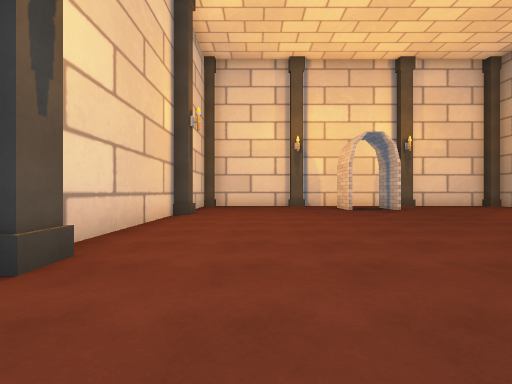
[1] (above)

21 first-person views from a walk through a Unity game level. The camera is 1.2 m above the floor, looks level and sees 85° across. The floor is counted in squares, 2 m on a side. Each view is taken from the middle of a square. On the plan, view 1 faces up. The plan holds only what a view shows up to about 9 squares ahead; the rest is blank. The place goes on beyond the plan. Some animated figures are left out. Some surface patterns are stand-ins.

[2]
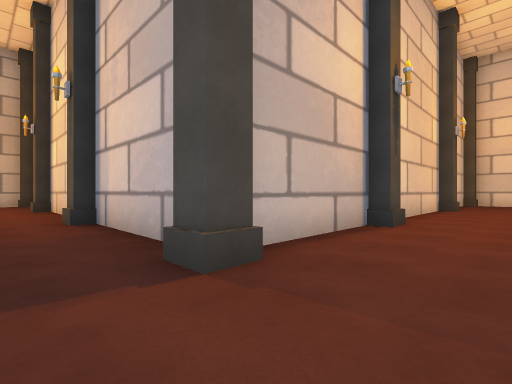

[3]
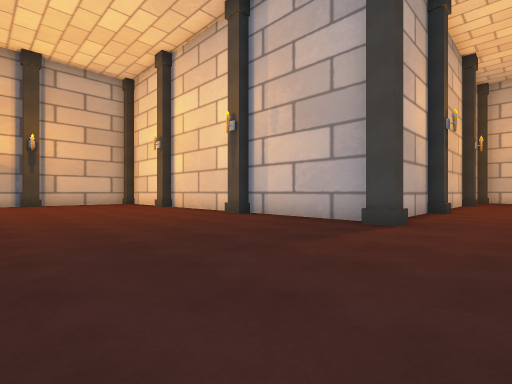

[4]
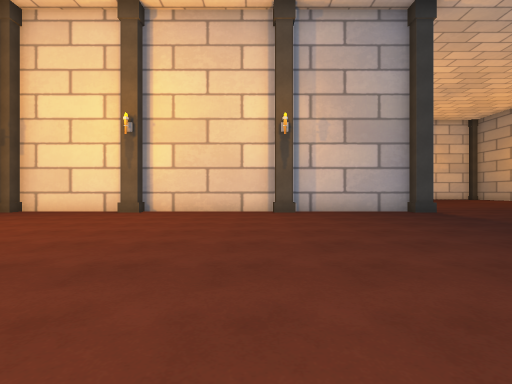

[5]
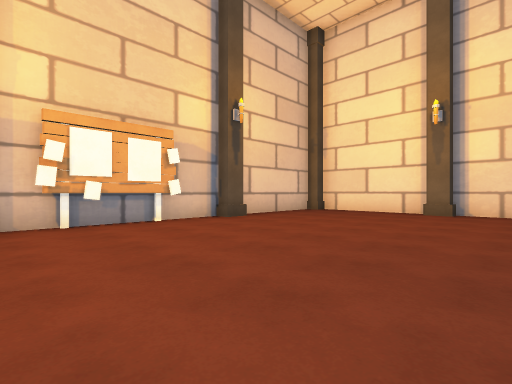

[6]
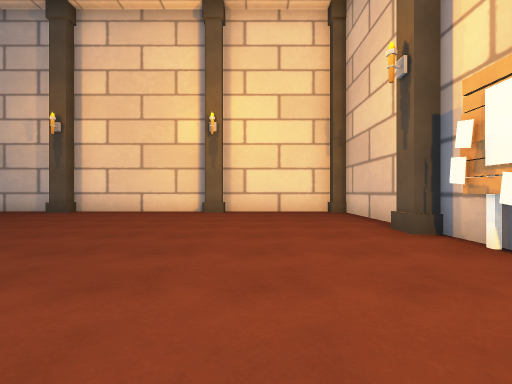

[7]
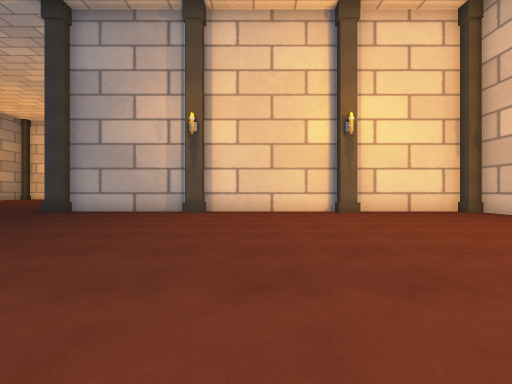

[8]
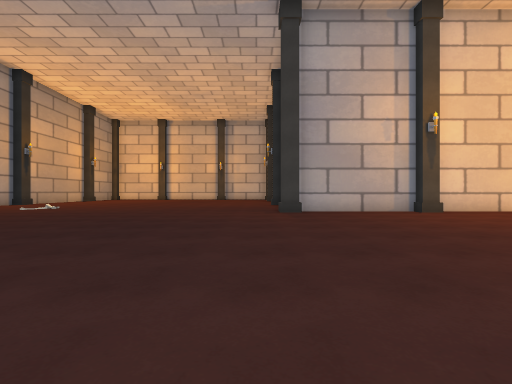

[9]
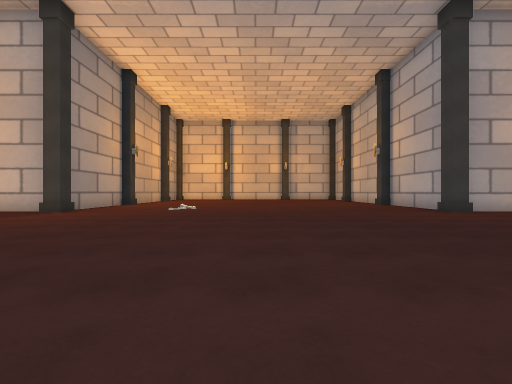

[10]
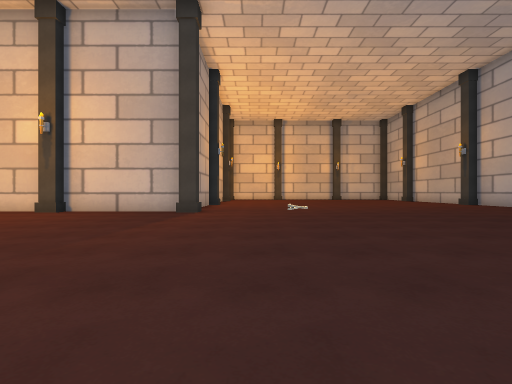

[11]
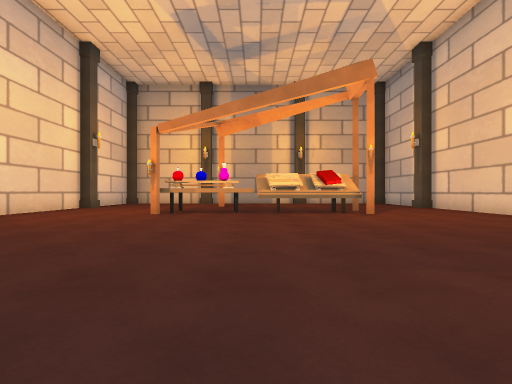

[12]
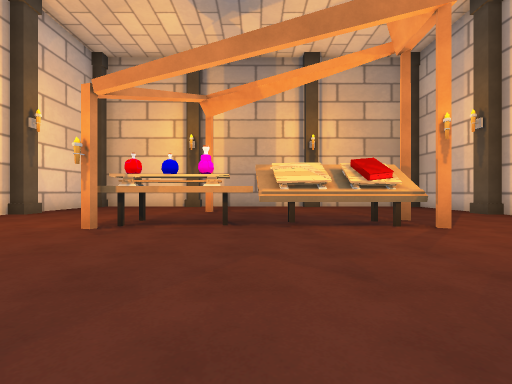

[13]
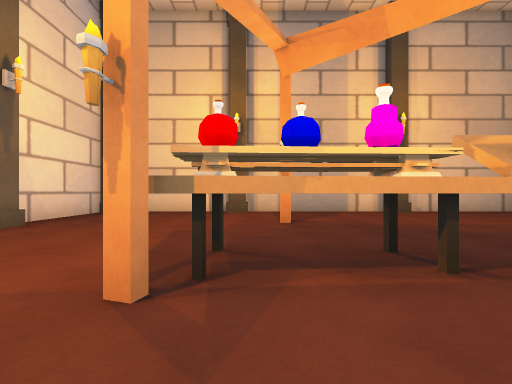

[14]
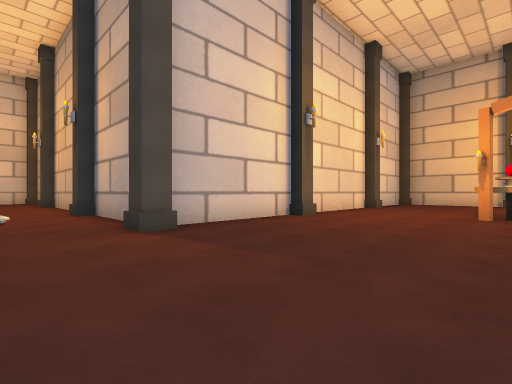

[15]
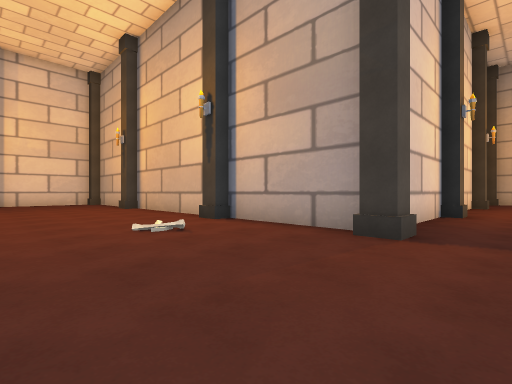

[16]
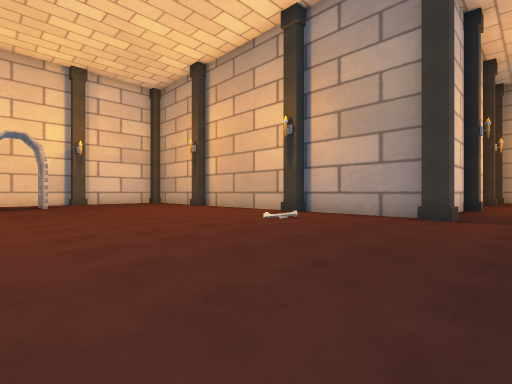

[17]
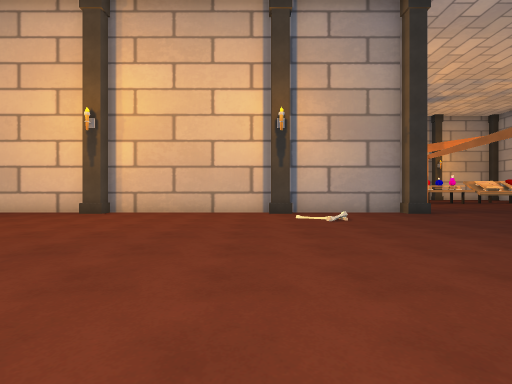

[18]
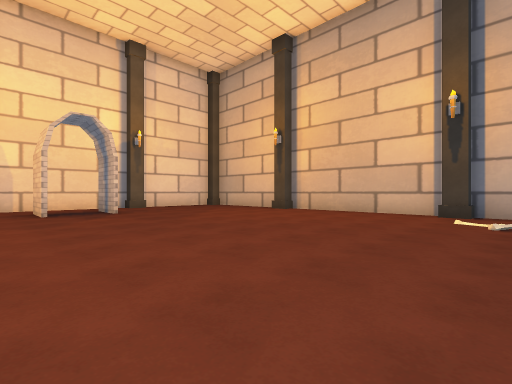

[19]
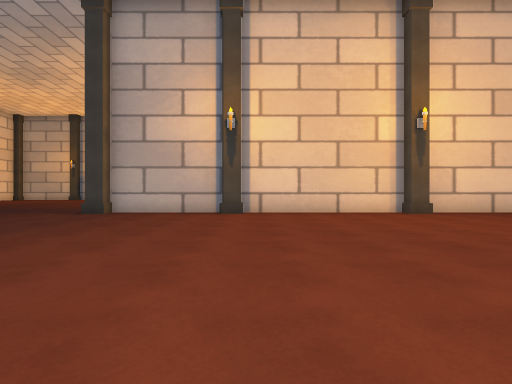

[20]
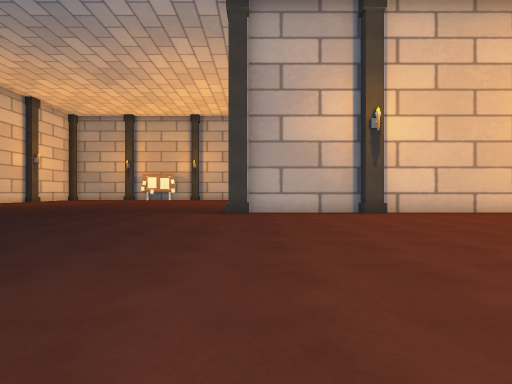

[21]
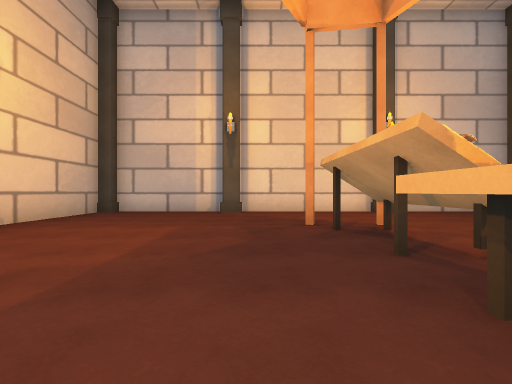

### Floor plan
Points are (right, up) in squares from view 1. A wall is a line through its corners. A room is listed if a view was taken in it or the views show most of it. See-through windows are left out.
Room 1 (views 1, 2, 3, 4, 5, 6, 7, 8, 9, 10, 11, 12, 13, 14, 15, 16, 17, 18, 19, 20, 21)
walls: (-1.8, -1.2) (-1.8, -1.8) (-2.3, -1.8) (-2.3, -1.4) (-5.9, -1.4) (-5.9, -1.8) (-6.5, -1.8); (10.4, -1.8) (9.8, -1.8) (9.8, -1.3) (10.2, -1.3) (10.2, 1.5); (-2.2, 1.5) (-2.2, -1.4); (10.2, 2.5) (10.2, 7.4); (14.4, -1.8) (13.9, -1.8) (13.9, -1.4) (10.2, -1.4); (-6.4, -1.4) (-14.2, -1.4); (10.4, -14.6) (22.3, -14.6) (22.3, -14.2) (22.6, -14.2) (22.6, -2.6); (15.8, -5.6) (15.8, -5); (15.8, -8.5) (15.8, -8.1) (16.5, -8); (16, -8) (15.9, -7.4); (15.8, -11) (15.8, -10.4); (13.9, -14.2) (14.4, -14.2); (-2.2, 7.4) (-2.2, 2.5); (-6.4, -14.6) (-6.4, -14.2) (-5.9, -14.2); (4.7, 9.2) (4.7, 10.5); (3.1, 9.2) (3.1, 10.5); (-10.4, -1.8) (-11, -1.8); (10.2, 8.4) (10.2, 10.5); (19, -1.8) (18.5, -1.8) (18.5, -1.4); (-2.2, 10.5) (-2.2, 8.4); (18.4, -14.2) (19, -14.2); (-11, -14.2) (-10.5, -14.2); (-14.3, -5.1) (-14.3, -5.7); (-14.3, -6.9) (-14.3, -7.6); (22.2, -1.4) (14.9, -1.4); (-14.6, -5.6) (-14.6, -14.2) (-14.2, -14.2); (-14.6, -2.9) (-14.6, -4.9); (-14.7, -10) (-14.3, -10) (-14.3, -10.5); (-14.4, -14.6) (-2.2, -14.6)
low walls: (22.3, -5.7) (22.3, -5.1); (22.3, -10.6) (22.3, -10.1)
objects: other object (-14, -14); other object (-14, -10); other object (-14, -5); other object (-14, -2); other object (-11, -14); other object (-11, -2); other object (-6, -14); other object (-6, -2); other object (-2, -14); other object (-2, -2); other object (-2, 2); other object (-2, 8); bones (8, 1); other object (10, -14); other object (10, -2); other object (10, 2); other object (10, 8); other object (14, -14); other object (14, -2); table (16, -10); table (16, -9); potion (16, -7); potion (16, -6); table (17, -7) to (17, -6); other object (19, -14); other object (19, -2); other object (22, -14); other object (22, -10); other object (22, -5); other object (22, -2)

Where each view was taken, in squares from view 1:
view 1: 0 up, 0 right, facing up
view 2: 3 down, 0 right, facing up-left
view 3: 7 down, 0 right, facing up-left
view 4: 10 down, 7 left, facing up
view 5: 10 down, 9 left, facing up-left
view 6: 6 down, 12 left, facing down
view 7: 6 down, 8 left, facing down
view 8: 6 down, 1 left, facing down
view 9: 6 down, 4 right, facing down
view 10: 6 down, 8 right, facing down
view 11: 8 down, 8 right, facing right
view 12: 8 down, 11 right, facing right
view 13: 6 down, 14 right, facing right
view 14: 6 down, 8 right, facing up-right
view 15: 3 down, 6 right, facing up-right
view 16: 3 down, 3 right, facing up-right
view 17: 3 up, 2 right, facing right
view 18: 1 up, 2 right, facing up-right
view 19: 3 up, 6 right, facing left
view 20: 1 down, 6 right, facing left
view 21: 6 down, 18 right, facing down
